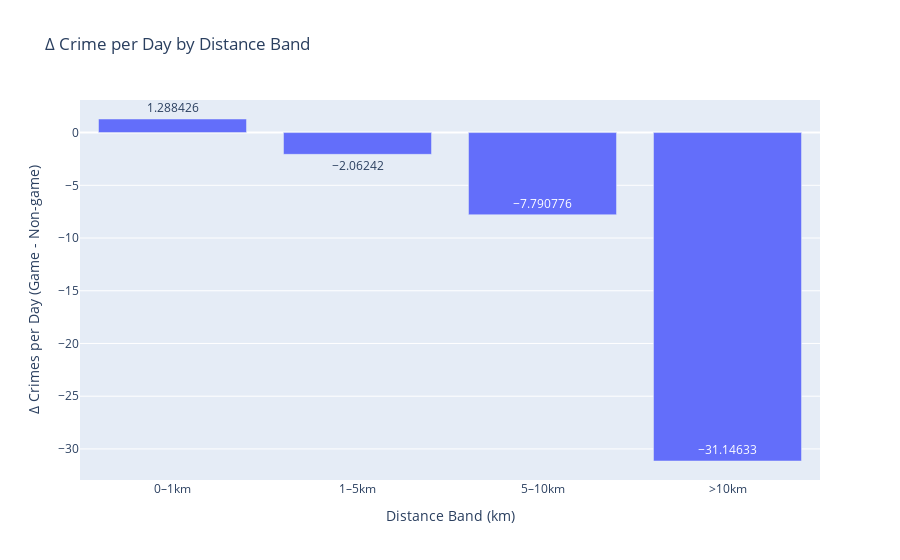

The notebook cell saved with this chart:
### Code cell
# 1. Define Stadium Coordinates
lincoln_field = (-75.1675, 39.9008)

# 2. Preprocess Crime Data

philly_processed = utils.preprocess_crime_data(philly_crime_all, stadium_coords=lincoln_field, date_col='dispatch_date_time')

# 3. Load Eagles Game Dates
# Load all Eagles games from 2021–2024
eagles_games_all = utils.load_all_eagles_games()

# Filter to home games only
home_games = eagles_games_all[eagles_games_all["Location"] == "Home"]

# 4. Tag Game Windows
philly_tagged = utils.tag_game_windows(
    df=philly_processed,
    games_df=home_games,
    team_name="Eagles",
)

# 5. Compute Δ Crime by Distance Bands
philly_delta_by_distance = utils.compute_distance_crime_delta(
    philly_tagged,
    bins=[0,1000, 5000, 10000]
)

# Plot and save
utils.plot_stadium_radii_map_with_bar_chart(
    stadium_coords=lincoln_field,
    crime_df=philly_tagged,
    delta_df=philly_delta_by_distance,
    radii_meters=[1000, 5000, 10000],
    title="Crime Δ by Radius Around Lincoln Financial Field",
    zoom=9,
    save_path_map="output/figures/philly_radius_map.png",
    save_path_bar="output/figures/philly_gameday_distances_bar.png"
)

### Figure 1 — Plotly figure (JSON) as saved in the notebook; plotly's stock layout.template omitted (floating-point values rounded to 4 significant figures)
{"data": [{"hovertemplate": "Distance Band (km)=%{x}<br>Δ Crimes per Day (Game - Non-game)=%{y}<extra></extra>", "legendgroup": "", "marker": {"color": "#636efa", "pattern": {"shape": ""}}, "name": "", "orientation": "v", "showlegend": false, "textposition": "auto", "texttemplate": "%{y}", "type": "bar", "x": ["0–1km", "1–5km", "5–10km", ">10km"], "xaxis": "x", "y": [1.288, -2.062, -7.791, -31.15], "yaxis": "y"}], "layout": {"autosize": true, "barmode": "relative", "legend": {"tracegroupgap": 0}, "title": {"text": "Δ Crime per Day by Distance Band"}, "xaxis": {"anchor": "y", "autorange": true, "domain": [0, 1], "range": [-0.5, 3.5], "title": {"text": "Distance Band (km)"}, "type": "category"}, "yaxis": {"anchor": "x", "autorange": true, "domain": [0, 1], "range": [-32.95, 3.09], "title": {"text": "Δ Crimes per Day (Game - Non-game)"}, "type": "linear"}}}
